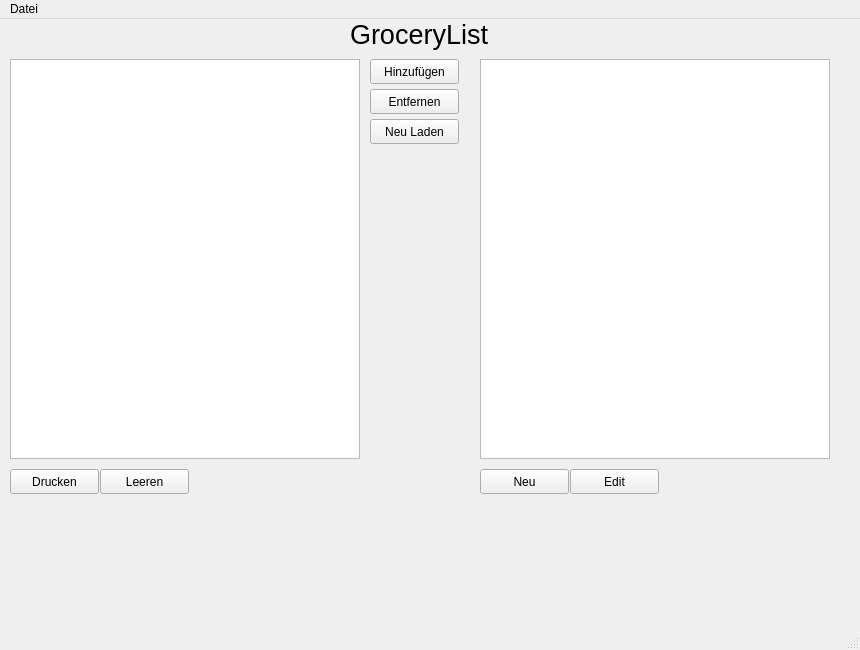
<?xml version="1.0" encoding="UTF-8"?>
<ui version="4.0">
 <class>MainWindow</class>
 <widget class="QMainWindow" name="MainWindow">
  <property name="geometry">
   <rect>
    <x>0</x>
    <y>0</y>
    <width>860</width>
    <height>650</height>
   </rect>
  </property>
  <property name="windowTitle">
   <string>Einkaufsliste</string>
  </property>
  <widget class="QWidget" name="centralwidget">
   <widget class="QPushButton" name="pushButton">
    <property name="geometry">
     <rect>
      <x>370</x>
      <y>40</y>
      <width>89</width>
      <height>25</height>
     </rect>
    </property>
    <property name="text">
     <string>Hinzufügen</string>
    </property>
   </widget>
   <widget class="QPushButton" name="pushButton_2">
    <property name="geometry">
     <rect>
      <x>370</x>
      <y>70</y>
      <width>89</width>
      <height>25</height>
     </rect>
    </property>
    <property name="text">
     <string>Entfernen</string>
    </property>
   </widget>
   <widget class="QTableWidget" name="tableWidget">
    <property name="enabled">
     <bool>true</bool>
    </property>
    <property name="geometry">
     <rect>
      <x>480</x>
      <y>40</y>
      <width>350</width>
      <height>400</height>
     </rect>
    </property>
    <property name="sizePolicy">
     <sizepolicy hsizetype="Expanding" vsizetype="Expanding">
      <horstretch>0</horstretch>
      <verstretch>0</verstretch>
     </sizepolicy>
    </property>
    <property name="maximumSize">
     <size>
      <width>16777215</width>
      <height>16777215</height>
     </size>
    </property>
    <property name="showGrid">
     <bool>false</bool>
    </property>
    <property name="rowCount">
     <number>1</number>
    </property>
    <property name="columnCount">
     <number>1</number>
    </property>
    <attribute name="horizontalHeaderVisible">
     <bool>false</bool>
    </attribute>
    <attribute name="horizontalHeaderCascadingSectionResizes">
     <bool>false</bool>
    </attribute>
    <attribute name="horizontalHeaderDefaultSectionSize">
     <number>100</number>
    </attribute>
    <attribute name="horizontalHeaderHighlightSections">
     <bool>false</bool>
    </attribute>
    <attribute name="horizontalHeaderStretchLastSection">
     <bool>true</bool>
    </attribute>
    <attribute name="verticalHeaderVisible">
     <bool>false</bool>
    </attribute>
    <attribute name="verticalHeaderCascadingSectionResizes">
     <bool>false</bool>
    </attribute>
    <attribute name="verticalHeaderHighlightSections">
     <bool>false</bool>
    </attribute>
    <row/>
    <column/>
   </widget>
   <widget class="QTableWidget" name="tableWidget_2">
    <property name="geometry">
     <rect>
      <x>10</x>
      <y>40</y>
      <width>350</width>
      <height>400</height>
     </rect>
    </property>
    <property name="showGrid">
     <bool>false</bool>
    </property>
    <property name="sortingEnabled">
     <bool>true</bool>
    </property>
    <property name="rowCount">
     <number>10</number>
    </property>
    <property name="columnCount">
     <number>1</number>
    </property>
    <attribute name="horizontalHeaderVisible">
     <bool>false</bool>
    </attribute>
    <attribute name="horizontalHeaderCascadingSectionResizes">
     <bool>true</bool>
    </attribute>
    <attribute name="horizontalHeaderStretchLastSection">
     <bool>true</bool>
    </attribute>
    <attribute name="verticalHeaderVisible">
     <bool>false</bool>
    </attribute>
    <attribute name="verticalHeaderCascadingSectionResizes">
     <bool>true</bool>
    </attribute>
    <attribute name="verticalHeaderStretchLastSection">
     <bool>true</bool>
    </attribute>
    <row/>
    <row/>
    <row/>
    <row/>
    <row/>
    <row/>
    <row/>
    <row/>
    <row/>
    <row/>
    <column/>
   </widget>
   <widget class="QPushButton" name="pushButton_3">
    <property name="geometry">
     <rect>
      <x>480</x>
      <y>450</y>
      <width>89</width>
      <height>25</height>
     </rect>
    </property>
    <property name="text">
     <string>Neu</string>
    </property>
   </widget>
   <widget class="QPushButton" name="pushButton_4">
    <property name="geometry">
     <rect>
      <x>10</x>
      <y>450</y>
      <width>89</width>
      <height>25</height>
     </rect>
    </property>
    <property name="text">
     <string>Drucken</string>
    </property>
   </widget>
   <widget class="QPushButton" name="pushButton_5">
    <property name="geometry">
     <rect>
      <x>100</x>
      <y>450</y>
      <width>89</width>
      <height>25</height>
     </rect>
    </property>
    <property name="text">
     <string>Leeren</string>
    </property>
   </widget>
   <widget class="QLabel" name="label">
    <property name="geometry">
     <rect>
      <x>350</x>
      <y>0</y>
      <width>141</width>
      <height>31</height>
     </rect>
    </property>
    <property name="font">
     <font>
      <pointsize>20</pointsize>
     </font>
    </property>
    <property name="text">
     <string>GroceryList</string>
    </property>
   </widget>
   <widget class="QPushButton" name="pushButton_6">
    <property name="geometry">
     <rect>
      <x>370</x>
      <y>100</y>
      <width>89</width>
      <height>25</height>
     </rect>
    </property>
    <property name="text">
     <string>Neu Laden</string>
    </property>
   </widget>
   <widget class="QPushButton" name="editButton">
    <property name="geometry">
     <rect>
      <x>570</x>
      <y>450</y>
      <width>89</width>
      <height>25</height>
     </rect>
    </property>
    <property name="text">
     <string>Edit</string>
    </property>
   </widget>
  </widget>
  <widget class="QMenuBar" name="menubar">
   <property name="geometry">
    <rect>
     <x>0</x>
     <y>0</y>
     <width>860</width>
     <height>22</height>
    </rect>
   </property>
   <widget class="QMenu" name="menuDatei">
    <property name="title">
     <string>Datei</string>
    </property>
    <addaction name="actionNeu"/>
    <addaction name="actionSpeichern_unter"/>
    <addaction name="actionBeenden"/>
   </widget>
   <addaction name="menuDatei"/>
  </widget>
  <widget class="QStatusBar" name="statusbar"/>
  <action name="actionNeu">
   <property name="text">
    <string>Neu</string>
   </property>
  </action>
  <action name="actionSpeichern_unter">
   <property name="text">
    <string>Speichern unter...</string>
   </property>
  </action>
  <action name="actionBeenden">
   <property name="text">
    <string>Beenden</string>
   </property>
  </action>
 </widget>
 <resources/>
 <connections/>
</ui>
